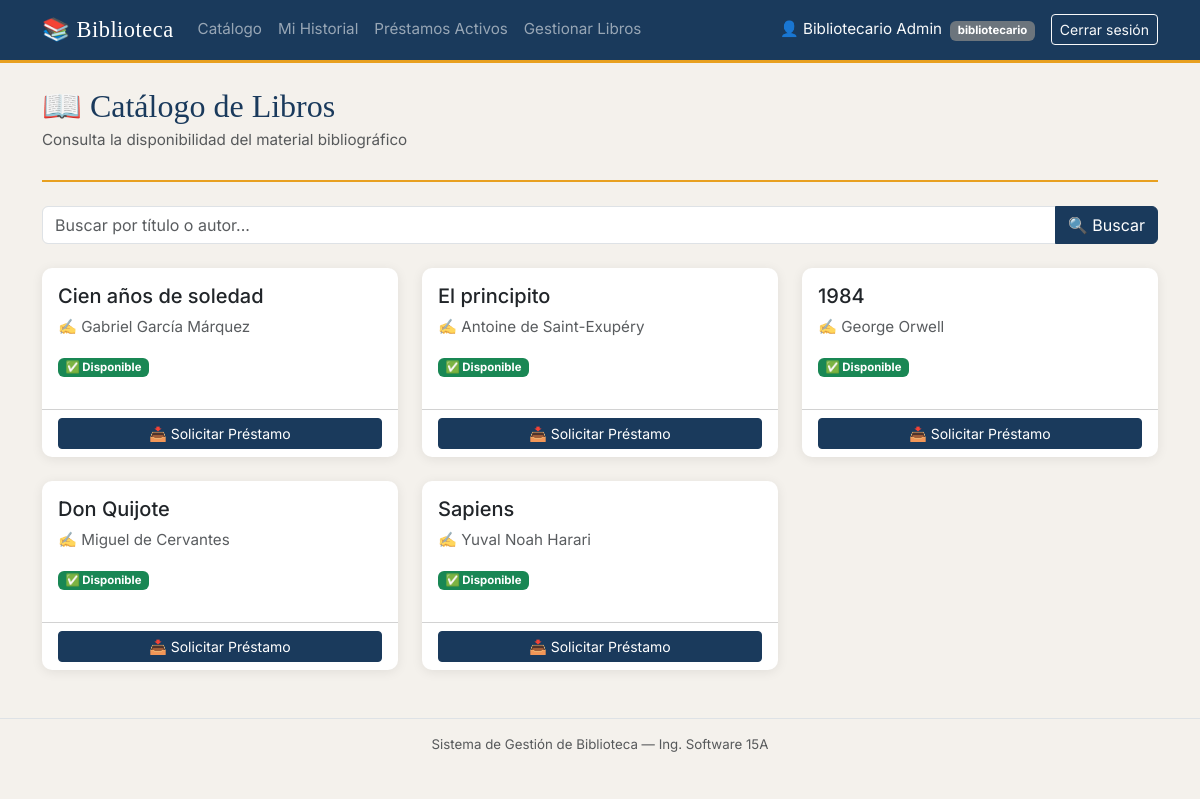
Page /catalogo (signed in) on the committed database.
### models.py (models this page shows, shortened)
class Libro(db.Model):
    __tablename__ = 'libros'
    id         = db.Column(db.Integer, primary_key=True)
    titulo     = db.Column(db.String(200), nullable=False)
    autor      = db.Column(db.String(150), nullable=False)
    disponible = db.Column(db.Boolean, default=True)
    prestamos  = db.relationship('Prestamo', backref='libro', lazy=True)

### app.py (the view)
@app.route('/catalogo')
def catalogo():
    if 'usuario_id' not in session:
        return redirect(url_for('login'))
    busqueda = request.args.get('q', '')
    if busqueda:
        libros = Libro.query.filter(
            (Libro.titulo.ilike(f'%{busqueda}%')) |
            (Libro.autor.ilike(f'%{busqueda}%'))
        ).all()
    else:
        libros = Libro.query.all()
    return render_template('catalogo.html', libros=libros, busqueda=busqueda)

### templates/catalogo.html (shortened to what this page needs)
{% extends 'base.html' %}
{% block content %}
<div class="page-header">
  <h2>📖 Catálogo de Libros</h2>
  <p class="text-muted">Consulta la disponibilidad del material bibliográfico</p>
</div>
<form method="GET" class="mb-4">
  <div class="input-group">
    <input type="text" name="q" class="form-control" placeholder="Buscar por título o autor..."
           value="{{ busqueda }}"/>
    <button class="btn btn-primary" type="submit">🔍 Buscar</button>
  </div>
</form>
{% if libros %}
<div class="row row-cols-1 row-cols-md-3 g-4">
  {% for libro in libros %}
  <div class="col">
    <div class="card libro-card h-100">
      <div class="card-body">
        <h5 class="card-title">{{ libro.titulo }}</h5>
        <p class="card-text text-muted">✍️ {{ libro.autor }}</p>
        <span class="badge {% if libro.disponible %}bg-success{% else %}bg-danger{% endif %} mb-3">
          {% if libro.disponible %}✅ Disponible{% else %}❌ Prestado{% endif %}
        </span>
      </div>
      <div class="card-footer bg-transparent">
        {% if libro.disponible %}
          <form method="POST" action="{{ url_for('nuevo_prestamo', libro_id=libro.id) }}">
            <button type="submit" class="btn btn-primary btn-sm w-100">
              📥 Solicitar Préstamo
            </button>
          </form>
        {% else %}
          <button class="btn btn-secondary btn-sm w-100" disabled>No disponible</button>
        {% endif %}
      </div>
    </div>
  </div>
  {% endfor %}
</div>
{% else %}
<div class="text-center py-5 text-muted">
  <p style="font-size:3rem">📭</p>
  <p>No se encontraron libros con "{{ busqueda }}"</p>
</div>
{% endif %}
{% endblock %}

### templates/base.html (shortened to what this page needs)
<!DOCTYPE html>
<html lang="es">
<head>
  <link href="https://cdn.jsdelivr.net/npm/bootstrap@5.3.0/dist/css/bootstrap.min.css" rel="stylesheet"/>
  <link rel="stylesheet" href="{{ url_for('static', filename='style.css') }}"/>
</head>
<body>
{% if session.usuario_id %}
<nav class="navbar navbar-expand-lg navbar-dark">
  <div class="container">
    <a class="navbar-brand" href="{{ url_for('catalogo') }}">📚 Biblioteca</a>
    <div class="collapse navbar-collapse" id="navMenu">
      <ul class="navbar-nav me-auto">
        <li class="nav-item">
          <a class="nav-link" href="{{ url_for('catalogo') }}">Catálogo</a>
        </li>
        <li class="nav-item">
          <a class="nav-link" href="{{ url_for('historial') }}">Mi Historial</a>
        </li>
        {% if session.rol == 'bibliotecario' %}
        <li class="nav-item">
          <a class="nav-link" href="{{ url_for('prestamos') }}">Préstamos Activos</a>
        </li>
        <li class="nav-item">
          <a class="nav-link" href="{{ url_for('admin_libros') }}">Gestionar Libros</a>
        </li>
        {% endif %}
      </ul>
      <span class="navbar-text me-3 text-light">
        👤 {{ session.usuario_nombre }}
        <span class="badge bg-secondary ms-1">{{ session.rol }}</span>
      </span>
      <a href="{{ url_for('logout') }}" class="btn btn-outline-light btn-sm">Cerrar sesión</a>
    </div>
  </div>
</nav>
{% endif %}
<div class="container mt-4">
  {% block content %}{% endblock %}
</div>
<footer class="mt-5 py-3 text-center text-muted small">
  Sistema de Gestión de Biblioteca — Ing. Software 15A
</footer>
</body>
</html>

### static/style.css (style rules this page uses)
:root { --primary: #1a3a5c; --accent: #e8a020; --bg: #f4f1ec; --card-bg: #ffffff; --text: #2c2c2c; --muted: #6c757d; }
body { background-color: var(--bg); color: var(--text); font-family: 'Inter', sans-serif; font-size: 0.95rem; }
h1, h2, h3, .navbar-brand { font-family: 'Playfair Display', serif; }
.navbar { background-color: var(--primary) !important; border-bottom: 3px solid var(--accent); }
.navbar-brand { font-size: 1.4rem; letter-spacing: 0.5px; }
.page-header { margin-bottom: 1.5rem; padding-bottom: 0.75rem; border-bottom: 2px solid var(--accent); }
.page-header h2 { margin-bottom: 0.25rem; color: var(--primary); }
.card { border: none; border-radius: 10px; box-shadow: 0 2px 12px rgba(0,0,0,0.08); transition: transform 0.2s, box-shadow 0.2s; }
.btn-primary { background-color: var(--primary); border-color: var(--primary); }
footer { border-top: 1px solid #dee2e6; color: var(--muted) !important; }

### rows in the picture
Libro: titulo "Cien años de soledad", autor "Gabriel García Márquez", disponible "✅ Disponible"
Libro: titulo "El principito", autor "Antoine de Saint-Exupéry", disponible "✅ Disponible"
Libro: titulo "1984", autor "George Orwell", disponible "✅ Disponible"
Libro: titulo "Don Quijote", autor "Miguel de Cervantes", disponible "✅ Disponible"
Libro: titulo "Sapiens", autor "Yuval Noah Harari", disponible "✅ Disponible"

### other values in the picture
{{ session.usuario_nombre }} "Bibliotecario Admin"
{{ session.rol }} "bibliotecario"
